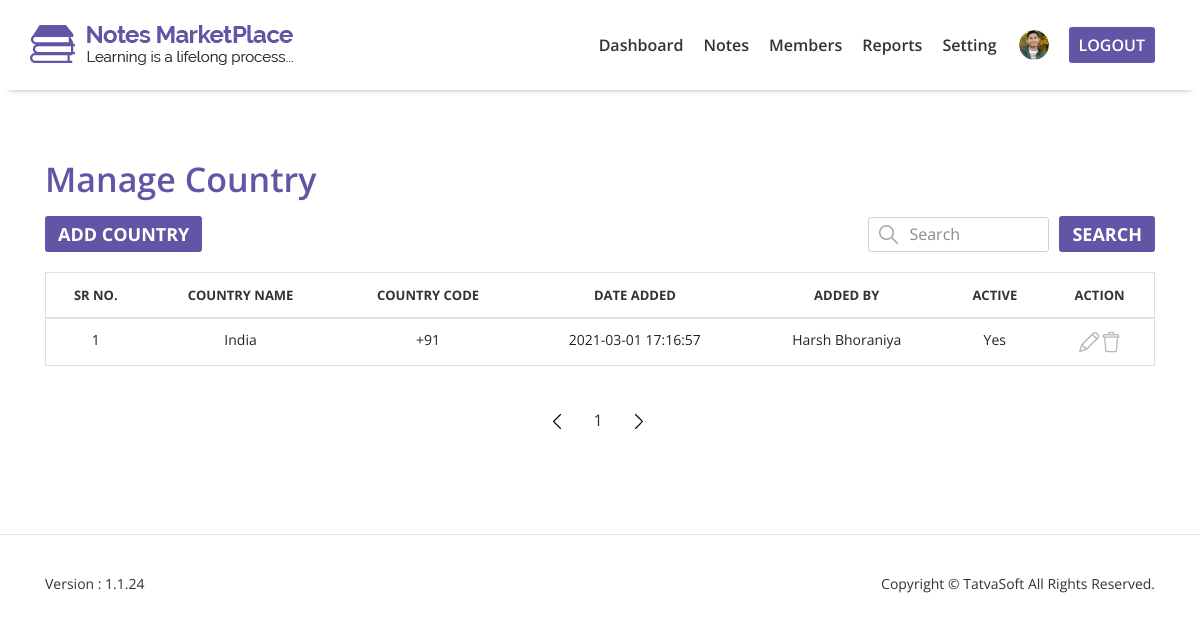
The app's page /AdminPanel/ManageCountry.php?page=0 with its own data.
### tables this page shows
CREATE TABLE `user` (
  `UserID` int(11) NOT NULL,
  `RoleID` int(11) NOT NULL,
  `FirstName` varchar(50) NOT NULL,
  `LastName` varchar(50) NOT NULL,
  `EmailID` varchar(100) NOT NULL,
  `Password` varchar(24) NOT NULL,
  `IsEmailVerified` int(2) NOT NULL,
  `Token` varchar(50) NOT NULL,
  `CreatedDate` datetime DEFAULT NULL,
  `CreatedBY` int(11) DEFAULT NULL,
  `ModifiedDate` datetime DEFAULT NULL,
  `ModifiedBy` int(11) DEFAULT NULL,
  `IsActive` tinyint(1) NOT NULL,
  `IsDeleted` tinyint(1) NOT NULL
);

CREATE TABLE `countries` (
  `CountryID` int(11) NOT NULL,
  `Name` varchar(100) NOT NULL,
  `CountryCode` varchar(100) NOT NULL,
  `CreatedDate` datetime DEFAULT NULL,
  `CreatedBy` int(11) DEFAULT NULL,
  `ModifiedDate` datetime DEFAULT NULL,
  `ModifiedBy` int(11) DEFAULT NULL,
  `IsActive` tinyint(1) NOT NULL,
  `IsDeleted` tinyint(1) NOT NULL
);

### AdminPanel/ManageCountry.php (the view, shortened to what this page needs)
<?php include "../includes/db.php";
?>
<!DOCTYPE html>
<html lang="en">
<head>
    <link rel="stylesheet" href="css/bootstrap/bootstrap.min.css">
    <link rel="stylesheet" href="css/style.css">
    <link rel="stylesheet" href="css/responsive.css">
</head>
<body>
    <header>
        <nav class="navbar navbar-expand-lg fixed-top">
            <div class="container p-0">
                <div class="row">
                    <div class="col-md-4 navbar-header">
                        <a class="navbar-brand text-left" href="Dashboard.php">
                            <img src="../images/logo.png" alt="logo">
                        </a>
                    </div>
                    <div class="text-right col-md-8 collapse navbar-collapse p-0" id="navbarSupportedContent">
                        <ul class="navbar-nav ml-auto">
                            <li class="nav-item"><a class="nav-link" href="Dashboard.php">Dashboard</a></li>
                            <li class="nav-item dropdown">
                                <a href="#" id="dropdownMenuLink" data-toggle="dropdown" aria-haspopup="true"
                                    aria-expanded="false" class="nav-link nav-link-custom">
                                    Notes
                                </a>
                            </li>
                            <li class="nav-item"><a class="nav-link" href="Members.php">Members</a></li>
                            <li class="nav-item"><a class="nav-link" href="SpamReports.php">Reports</a></li>
                            <li class="nav-item dropdown">
                                <a href="#" id="dropdownMenuLink" data-toggle="dropdown" aria-haspopup="true"
                                    aria-expanded="false" class="nav-link nav-link-custom">
                                    Setting
                                </a>
                            </li>
                            <li class="nav-item">
                                <div class="dropdown">
                                    <a href="#" role="button" id="dropdownMenuLink" data-toggle="dropdown"
                                        aria-haspopup="true" aria-expanded="false">
                                        <img src="../images/reviewer-1.png" width="30" height="30" alt="user-image"
                                            class="d-inline-block align-top avatar-header rounded-circle">
                                    </a>
                                </div>
                            </li>
                            <li class="nav-item"><a class="nav-link" href="Login.php">LogOut</a></li>
                        </ul>
                    </div>
                </div>
            </div>
        </nav>
    </header>
    <section id="content">
        <div class="container">
            <div class="row heading">
                <div class="col-md-12 p-0">
                    <h3 class="heading-1">Manage Country</h3>
                </div>
            </div>
            <div class="row heading">
                <div class="col-md-6 col-sm-6 p-0">
                    <a class="btn btn-general" href="AddCountry.php">Add Country</a>
                </div>
                <div id="mc" class="col-md-6 col-sm-6 text-right search-1 p-0">
                    <img src="../images/search-icon.png" class="form-control-feedback" alt="search-icon">
                    <input class="input-search" type="search" placeholder="Search">
                    <a class="btn btn-general" role="button">Search</a>
                </div>
            </div>
            <?php
                if(isset($_GET['page'])){
                    $page = mysqli_real_escape_string($connection, $_GET['page']);
                    $page = htmlentities($page);
                }
                else{
                    $page = 1;
                }
                $num_per_page = 5;
                $start_from = ($page-1) * $num_per_page;
                $query = "SELECT U.FirstName AS FirstName, U.LastName AS LastName, C.CountryID AS CountryID , C.Name AS CountryName, C.CountryCode AS CountryCode, C.CreatedDate AS CreatedDate, C.IsActive as IsActive FROM user AS U
                            INNER JOIN countries AS C ON c.CreatedBy = U.UserID
                                WHERE C.IsDeleted = '0'";
                $select_country = mysqli_query($connection, $query);
                $total_records = mysqli_num_rows($select_country);
                $total_pages = ceil($total_records / $num_per_page);
                $i=1;
                $k = $num_per_page + $start_from;
                $srno = 1;
                if($total_records != 0){
            ?>
            <div class="row">
                <div class="table-top table-responsive">
                    <table class="table">
                        <thead>
                            <tr>
                                <th scope="col" class="text-center">Sr No.</th>
                                <th scope="col" class="text-center">Country Name</th>
                                <th class="text-center" scope="col">Country Code</th>
                                <th scope="col" class="text-center">Date Added</th>
                                <th scope="col" class="text-center">Added By</th>
                                <th scope="col" class="text-center">Active</th>
                                <th scope="col" class="text-center">Action</th>
                            </tr>
                        </thead>
                        <tbody>
                        <?php
                            while($row = mysqli_fetch_array($select_country)){
                                if($start_from<$i){
                                    $country_id = $row['CountryID'];
                        ?>
                            <tr>
                                <td scope="row" class="text-center"><?php echo $srno++; ?></td>
                                <td class="text-center"><?php echo $row['CountryName']; ?></td>
                                <td class="text-center"><?php echo $row['CountryCode']; ?></td>
                                <td class="text-center"><?php echo $row['CreatedDate']; ?></td>
                                <td class="text-center"><?php echo $row['FirstName']; echo " "; echo $row['LastName']; ?></td>
                                <td class="text-center"><?php if($row["IsActive"] == 1){ echo "Yes"; }else{ echo "No"; } ?></td>
                                <td class="text-center">
                                    <a href="../AdminPanel/AddCountry.php?id=<?php echo $country_id;?>"><img src="../images/edit.png" alt="edit-image"></a>
                                    <a><img src="../images/delete.png" alt="delete-image"></a>
                                </td>
                            </tr>
                            <?php
                                }
                                $i++;
                                if($i>$k){
                                    break;
                                }
                            }
                        }
                            ?>
                        </tbody>
                    </table>
                </div>
            </div>
            <div class="row text-center">
                <div class="col-md-12 num">
                    <ul class="pagination justify-content-center">
                    <li class="<?php if($page == 1){ echo 'disabled'; }?> page-item">
                            <a class="page-link" href="ManageCountry.php?page=<?php echo $page-1; ?>" aria-label="Previous">
                                <img src="../images/left-arrow.png" alt="left-arrow">
                            </a>
                        </li>
                        <?php
                            for($i=1;$i<=$total_pages;$i++){
                        ?>
                        <li class="page-item">
                            <a class="page-link <?php if($page == $i) { echo 'active'; }?>" href="MyDownload.php?page=<?php echo $i ; ?>"><?php echo $i ;?></a>
                        </li>
                        <?php
                            }
                        ?>
                        <li class="<?php if($page == $total_pages){ echo 'disabled'; }?> page-item">
                            <a class="page-link" href="ManageCountry.php?page=<?php echo $page+1; ?>" aria-label="Next">
                                <img src="../images/right-arrow.png" alt="right-arrow">
                            </a>
                        </li>
                    </ul>
                </div>
            </div>
        </div>
    </section>
    <hr class="p-0 m-0">
    <footer>
        <div class="container">
            <div class="row">
                <div class="col-md-6 col-sm-2 foot-text text-left">
                    <p>Version : 1.1.24</p>
                </div>
                <div class="col-md-6 col-sm-10 foot-text text-right">
                    <p>Copyright &copy; TatvaSoft All Rights Reserved.</p>
                </div>
            </div>
        </div>
    </footer>
</body>
</html>

### AdminPanel/css/style.css (style rules this page uses)
* { margin: 0; padding: 0; box-sizing: border-box; }
html, body { height: 100%; font-family: 'Open Sans', sans-serif; }
section { overflow: hidden; }
.navbar .row { width: 100%; }
.navbar-brand img { width: 100%; z-index: 1; }
.navbar { padding: 20px 10px; transition: all 500ms linear; -webkit-transition: all 500ms linear; -moz-transition: all 500ms linear; -ms-transition: all 500ms linear; -o-transition: all 500ms linear; }
ul.navbar-nav>li>a, .nav-link-custom { color: white; font-size: 16px; font-weight: 600; line-height: 20px; }
ul.navbar-nav>li:last-child { background-color: white; border-radius: 3px; -webkit-border-radius: 3px; -moz-border-radius: 3px; -ms-border-radius: 3px; -o-border-radius: 3px; }
ul.navbar-nav>li:last-child a { color: #6255a5; }
#navbarSupportedContent .nav-link { padding: 8px 10px; }
.avatar-header { margin: 3px 20px 0 12px; }
.white-nav-top { background: white; box-shadow: 0 8px 6px -9px #999999; z-index: 2; }
.white-nav-top ul.navbar-nav>li>a, .nav-link-custom { font-family: 'Open Sans', sans-serif; font-size: 16px; font-weight: 600; line-height: 20px; color: #333333; }
.white-nav-top ul.navbar-nav>li:last-child { background-color: #6255a5; border-radius: 3px; text-transform: uppercase; -webkit-border-radius: 3px; -moz-border-radius: 3px; -ms-border-radius: 3px; -o-border-radius: 3px; -webkit-border-radius: 3px; }
.white-nav-top ul.navbar-nav>li:last-child a { color: white !important; }
#content { margin-top: 150px; margin-bottom: 60px; }
.heading { margin: 10px 0; }
.heading-1 { color: #6255a5; font-family: 'Open Sans', sans-serif; font-size: 34px; font-weight: 600; line-height: 38px; }
.input-search { height: 35px; border-radius: 3px; margin-right: 10px; border: 1px solid #d1d1d1; }
.search-1 { display: flex; justify-content: flex-end; align-items: center; }
[type="search"]::placeholder { padding-left: 40px; }
.form-control-feedback { position: relative; left: 30px; }
::placeholder { font-family: 'Open Sans', sans-serif; font-size: 16px; font-weight: 400; line-height: 20px; color: #8a8a8a; }
.table-top { margin: 10px 15px 0 15px; }
.table { border-bottom: 1px solid #ddd; border-right: 1px solid #ddd; border-left: 1px solid #ddd; border-collapse: collapse; font-size: 14px; line-height: 18px; }
table thead { font-family: 'Open Sans', sans-serif; text-transform: uppercase; font-size: 13px; font-weight: 600; line-height: 20px; color: #333333; }
.btn-general { font-family: 'Open Sans', sans-serif; text-decoration: none; background-color: #6255a5; color: #ffffff; border-radius: 3px; font-size: 18px; line-height: 22px; font-weight: 700; text-transform: uppercase; }
ul.pagination > li > a { border: none; margin: 20px 4px; color: black; font-size: 10px; font-weight: 400; background: none; }
#content .num a { color: #333333; font-size: 16px; line-height: 20px; font-family: 'Open Sans', sans-serif; font-weight: 400; }
.foot-text p { margin: 40px 0; font-family: 'Open Sans', sans-serif; font-size: 14px; font-weight: 400; line-height: 18px; color: #333333; }

### AdminPanel/css/responsive.css (style rules this page uses)
.navbar-header { position: relative; width: 50%; }

### records on screen
user: countries.Name "India", countries.CountryCode "+91", countries.CreatedDate "2021-03-01 17:16:57", FirstName "Harsh", LastName "Bhoraniya"
